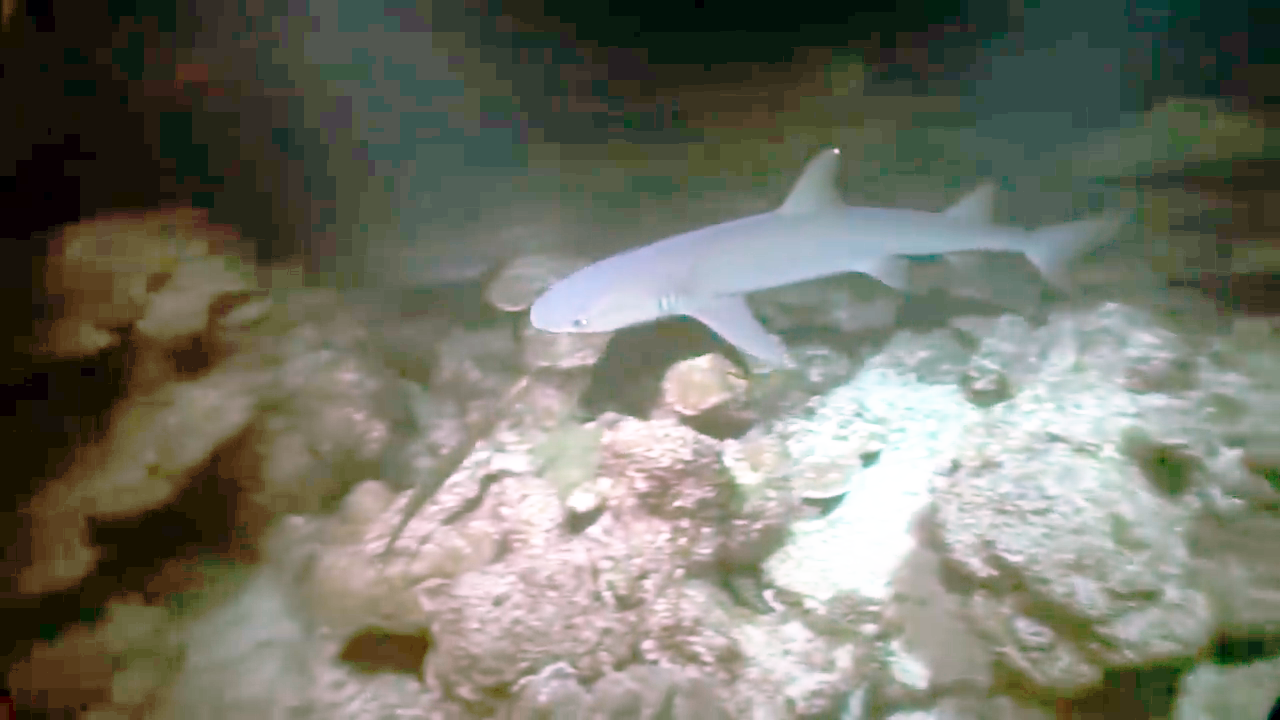
#> input picture RCG-Net/reference-780/12348.png, 1280 x 720 px, found by its file name; its folder holds only this picture in this run
$ python GetVar_Diff_RG_RB_GB.py
#> lines starting #> are read from the running program, lines starting #| are printed output that depends on the picture
# 获取 某个文件夹内所有图像的 RGB 三通道方差两两之差 的 直方图分布
import os
import cv2
import numpy as np
import matplotlib
import matplotlib.pyplot as plt

def compute_channel_variance_per_image(image_folder, IsOrNot=False):
#> called with image_folder = './reference-780', IsOrNot = False
    image_paths = [os.path.join(image_folder, f) for f in os.listdir(image_folder)
                   if f.endswith(('.png', '.jpg', '.jpeg', '.bmp'))]

    all_var_r, all_var_g, all_var_b = [], [], []
    var_mean_list = []
    mean_var_per_image = []
    rg_diff_list = []
    rb_diff_list = []
    gb_diff_list = []

    print("每张图像的通道方差信息：\n")

    for path in image_paths:
        image_name = os.path.basename(path)
        image = cv2.imread(path)  # BGR
#> image is the input picture: shape (720, 1280, 3); mean B, G, R 103.6, 116, 115.4
        if image is None:
            print(f"跳过无法读取的图像: {path}")
            continue

        if IsOrNot:
            image = cv2.resize(image, (256, 256))

        var_b = np.var(image[:, :, 0])
#> var_b = 5101.7
        var_g = np.var(image[:, :, 1])
#> var_g = 4107.1
        var_r = np.var(image[:, :, 2])
#> var_r = 4414.3
        var_mean = (var_r + var_g + var_b) / 3
#> var_mean = 4541

        all_var_b.append((image_name, var_b))
        all_var_g.append((image_name, var_g))
        all_var_r.append((image_name, var_r))
        var_mean_list.append(var_mean)
        mean_var_per_image.append((image_name, var_mean))

        rg_diff = abs(var_r - var_g)
#> rg_diff = 307.1
        rb_diff = abs(var_r - var_b)
#> rb_diff = 687.4
        gb_diff = abs(var_g - var_b)
#> gb_diff = 994.5

        rg_diff_list.append((image_name, rg_diff))
        rb_diff_list.append((image_name, rb_diff))
        gb_diff_list.append((image_name, gb_diff))

        print(f"{image_name}: R_var={var_r:.2f}, G_var={var_g:.2f}, B_var={var_b:.2f}, "
              f"Mean_var={var_mean:.2f}, |R-G|={rg_diff:.2f}, |R-B|={rb_diff:.2f}, |G-B|={gb_diff:.2f}")
#| 12348.png: R_var=4414.27, G_var=4107.14, B_var=5101.68, Mean_var=4541.03, |R-G|=307.13, |R-B|=687.41, |G-B|=994.54

    def format_extremes(data, name, mean_val):
        sorted_data = sorted(data, key=lambda x: x[1])
        s = f"\n{name}通道平均方差: {mean_val:.2f}\n  最大三值："
        for n, v in sorted(data[-3:], key=lambda x: -x[1]):
            s += f"\n    {n}: {v:.2f}"
        s += f"\n  最小三值："
        for n, v in sorted_data[:3]:
            s += f"\n    {n}: {v:.2f}"
        return s

    r_mean = np.mean([x[1] for x in all_var_r])
#> r_mean = 4414.3
    g_mean = np.mean([x[1] for x in all_var_g])
#> g_mean = 4107.1
    b_mean = np.mean([x[1] for x in all_var_b])
#> b_mean = 5101.7
    global_mean = np.mean(var_mean_list)
#> global_mean = 4541

    print(format_extremes(all_var_r, "R", r_mean))
#> in format_extremes, `sorted_data = sorted(data, key=lambda x: x[1])`: sorted_data = [('12348.png', 4414.3)]
#> the loop in format_extremes, `for n, v in sorted(data[-3:], key=lambda x: -x[1]):` made 1 pass
#> the loop in format_extremes, `for n, v in sorted_data[:3]:` made 1 pass
#| R通道平均方差: 4414.27
#|   最大三值：
#|     12348.png: 4414.27
#|   最小三值：
#|     12348.png: 4414.27
    print(format_extremes(all_var_g, "G", g_mean))
#> the loop in format_extremes (call 2), `for n, v in sorted(data[-3:], key=lambda x: -x[1]):` made 1 pass
#> (n, v) on pass 1: ('12348.png', 4107.1)
#> the loop in format_extremes (call 2), `for n, v in sorted_data[:3]:` made 1 pass
#| G通道平均方差: 4107.14
#|   最大三值：
#|     12348.png: 4107.14
#|   最小三值：
#|     12348.png: 4107.14
    print(format_extremes(all_var_b, "B", b_mean))
#| B通道平均方差: 5101.68
#|   最大三值：
#|     12348.png: 5101.68
#|   最小三值：
#|     12348.png: 5101.68

    sorted_mean_var = sorted(mean_var_per_image, key=lambda x: x[1])
#> sorted_mean_var = [('12348.png', 4541)]
    print(f"\n通道方差均值的全局平均: {global_mean:.2f}\n  最大三值：")
#| 通道方差均值的全局平均: 4541.03
#|   最大三值：
    for n, v in sorted(sorted_mean_var[-3:], key=lambda x: -x[1]):
        print(f"    {n}: {v:.2f}")
#> this loop made 1 pass
#> (printed output is left out)
    print("  最小三值：")
    for n, v in sorted_mean_var[:3]:
        print(f"    {n}: {v:.2f}")

    # 设置支持中文的字体（如 SimHei 或 Microsoft YaHei）
    matplotlib.rcParams['font.sans-serif'] = ['SimHei']  # 黑体
    matplotlib.rcParams['axes.unicode_minus'] = False    # 正常显示负号
    name_now = os.path.basename(os.path.normpath(image_folder))

    # 方差均值分布图
    plt.figure(figsize=(8, 5))
    bins = np.arange(0, max(var_mean_list) + 200, 200)   # 指定 每个 bin 的宽度都是 200
    plt.hist(var_mean_list, bins=bins, edgecolor='black', color='skyblue')
    below_5000 = sum(v < 5000 for v in var_mean_list)
#> below_5000 = 1
    percentage = (below_5000 / len(var_mean_list)) * 100
#> percentage = 100
    title_suffix = "-256" if IsOrNot else ""
    plt.title(f"{name_now}{title_suffix} 中 单张图像 的 三通道方差均值分布")
    plt.xlabel(f"方差  通道方差均值 < 5000 占比：{percentage:.2f}% ")
    plt.ylabel("图像数量")
    plt.grid(True, linestyle='--', alpha=0.6)
    plt.tight_layout()
    plt.savefig(f"var-{name_now}{title_suffix}.png")
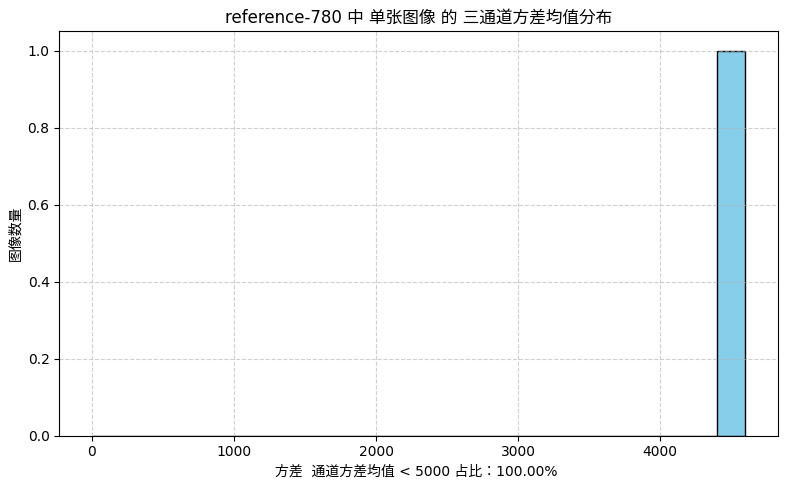
#> figure drawn by matplotlib, 1 panel; tallest bar 1 high, from x = 4400 to 4600
    print(f"\n方差均值分布图已保存为 var-{name_now}{title_suffix}.png")

    # 通用函数：绘制差值分布图并输出最大最小
    def plot_diff_hist(diff_list, label, color):
#> called with label = 'R-G', color = 'lightskyblue'
        values = [x[1] for x in diff_list]
#> values = [307.1]
        plt.figure(figsize=(8, 5))
        bins1 = np.arange(0, max(values) + 300, 300)   # 指定 每个 bin 的宽度都是 200
        plt.hist(values, bins=bins1, edgecolor='black', color=color)
        # plt.hist(values, bins=30, edgecolor='black', color=color)   # 指定要分成 30 个 bin（区间）
        plt.title(f"{name_now} 中 |{label}| 方差差值分布图")
        plt.xlabel("方差差值")
        plt.ylabel("图像数量")
        plt.grid(True, linestyle='--', alpha=0.6)
        plt.tight_layout()
        plt.savefig(f"var-{name_now}-diff-{label.replace('-', '')}.png")
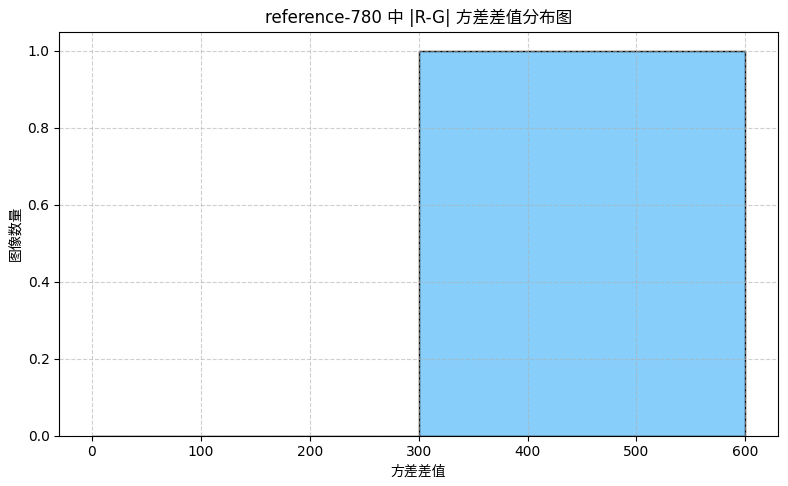
#> figure drawn by matplotlib, 1 panel
        print(f"\n|{label}| 方差差值分布图已保存。")
        print(f"\n|{label}| 最大三值：")
        for n, v in sorted(diff_list, key=lambda x: -x[1])[:3]:
            print(f"    {n}: {v:.2f}")
#> this loop made 1 pass
#> (n, v) on pass 1: ('12348.png', 307.1)
#> (printed output is left out)
        print(f"|{label}| 最小三值：")
        for n, v in sorted(diff_list, key=lambda x: x[1])[:3]:
            print(f"    {n}: {v:.2f}")

    # 分别绘制差值分布图
    plot_diff_hist(rg_diff_list, "R-G", "lightskyblue")
    plot_diff_hist(rb_diff_list, "R-B", "lightgreen")
#> call 2 of plot_diff_hist, with label = 'R-B', color = 'lightgreen'
#> in plot_diff_hist (call 2), `values = [x[1] for x in diff_list]`: values = [687.4]
#> in plot_diff_hist (call 2), `plt.savefig(f"var-{name_now}-diff-{label.replace('-', '')}.png")`:
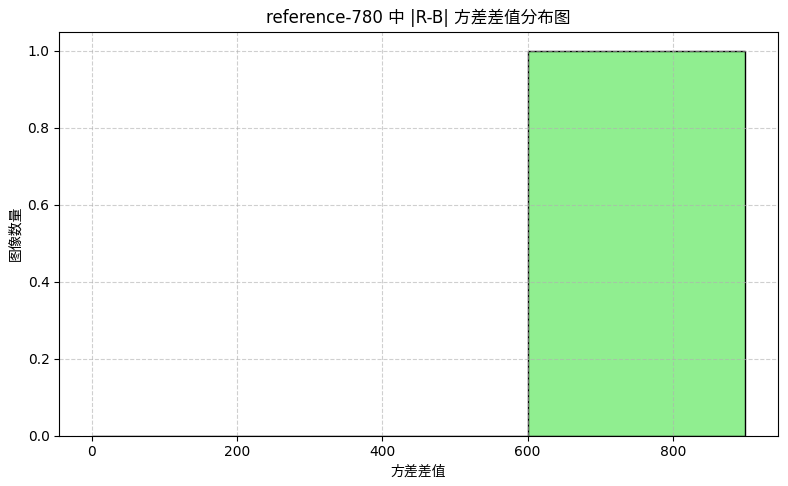
#> figure drawn by matplotlib, 1 panel; tallest bar 1 high, from x = 600 to 900
#> the loop in plot_diff_hist (call 2), `for n, v in sorted(diff_list, key=lambda x: -x[1])[:3]:` made 1 pass
#> (n, v) on pass 1: ('12348.png', 687.4)
#> (printed output is left out)
#> the loop in plot_diff_hist (call 2), `for n, v in sorted(diff_list, key=lambda x: x[1])[:3]:` made 1 pass
#> (printed output is left out)
    plot_diff_hist(gb_diff_list, "G-B", "lightcoral")
#> call 3 of plot_diff_hist, with label = 'G-B', color = 'lightcoral'
#> in plot_diff_hist (call 3), `values = [x[1] for x in diff_list]`: values = [994.5]
#> in plot_diff_hist (call 3), `plt.savefig(f"var-{name_now}-diff-{label.replace('-', '')}.png")`:
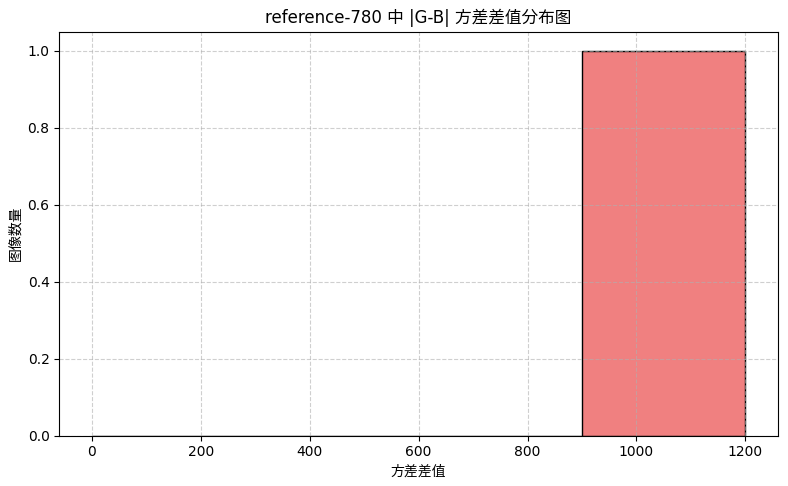
#> figure drawn by matplotlib, 1 panel; tallest bar 1 high, from x = 900 to 1200
#> the loop in plot_diff_hist (call 3), `for n, v in sorted(diff_list, key=lambda x: -x[1])[:3]:` made 1 pass
#> (n, v) on pass 1: ('12348.png', 994.5)
#> (printed output is left out)
#> the loop in plot_diff_hist (call 3), `for n, v in sorted(diff_list, key=lambda x: x[1])[:3]:` made 1 pass
#> (printed output is left out)

# 用法
folder = './reference-780'  # ← 替换为你的图像文件夹路径
is256 = False
compute_channel_variance_per_image(folder, IsOrNot=is256)

$ run again, on RCG-Net/reference-780/279_img_.png
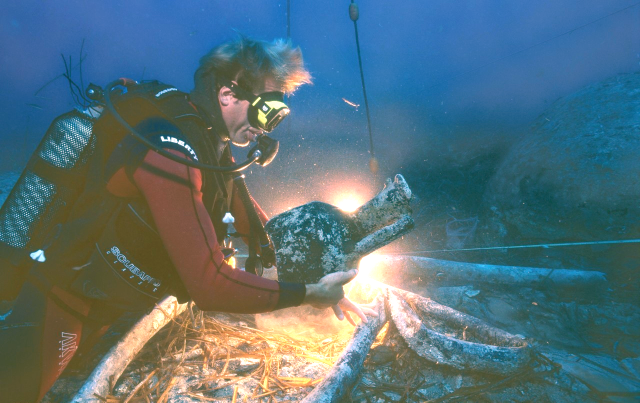
#> input picture RCG-Net/reference-780/279_img_.png, 1280 x 805 px, found by its file name (shown at 1/2 size)
#> in compute_channel_variance_per_image, image is the input picture: shape (805, 1280, 3); mean B, G, R 121.6, 113.1, 86.4
#> var_b = 2555.8
#> var_g = 1356.6
#> var_r = 3687.1
#> var_mean = 2533.1
#> rg_diff = 2330.5
#> rb_diff = 1131.3
#> gb_diff = 1199.2
#| 279_img_.png: R_var=3687.08, G_var=1356.57, B_var=2555.78, Mean_var=2533.14, |R-G|=2330.51, |R-B|=1131.30, |G-B|=1199.21
#> r_mean = 3687.1
#> g_mean = 1356.6
#> b_mean = 2555.8
#> global_mean = 2533.1
#> sorted_data = [('279_img_.png', 3687.1)]
#> the loop in format_extremes, `for n, v in sorted(data[-3:], key=lambda x: -x[1]):` made 1 pass
#> the loop in format_extremes, `for n, v in sorted_data[:3]:` made 1 pass
#| R通道平均方差: 3687.08
#|   最大三值：
#|     279_img_.png: 3687.08
#|   最小三值：
#|     279_img_.png: 3687.08
#> the loop in format_extremes (call 2), `for n, v in sorted(data[-3:], key=lambda x: -x[1]):` made 1 pass
#> (n, v) on pass 1: ('279_img_.png', 1356.6)
#> the loop in format_extremes (call 2), `for n, v in sorted_data[:3]:` made 1 pass
#| G通道平均方差: 1356.57
#|   最大三值：
#|     279_img_.png: 1356.57
#|   最小三值：
#|     279_img_.png: 1356.57
#| B通道平均方差: 2555.78
#|   最大三值：
#|     279_img_.png: 2555.78
#|   最小三值：
#|     279_img_.png: 2555.78
#> sorted_mean_var = [('279_img_.png', 2533.1)]
#| 通道方差均值的全局平均: 2533.14
#|   最大三值：
#> the loop in compute_channel_variance_per_image, `for n, v in sorted(sorted_mean_var[-3:], key=lambda x: -x[1]):` made 1 pass
#> (printed output is left out)
#> the loop in compute_channel_variance_per_image, `for n, v in sorted_mean_var[:3]:` made 1 pass
#> (printed output is left out)
#> below_5000 = 1
#> percentage = 100
#> values = [2330.5]
#> in plot_diff_hist, `plt.savefig(f"var-{name_now}-diff-{label.replace('-', '')}.png")`:
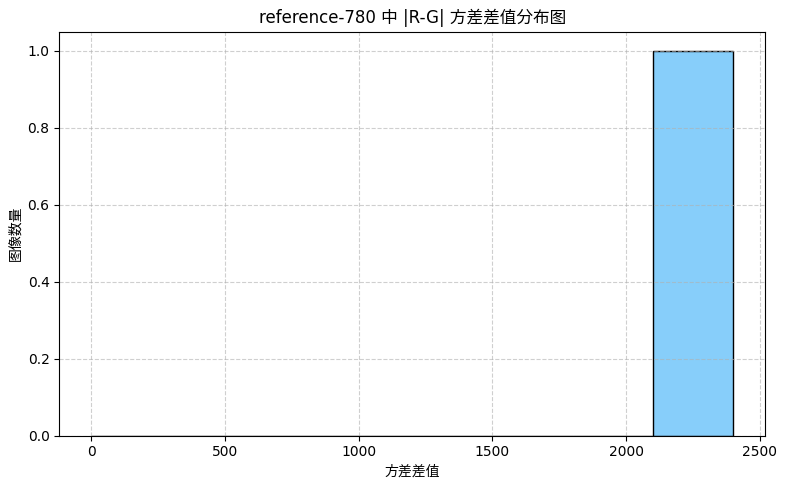
#> figure drawn by matplotlib, 1 panel; tallest bar 1 high, from x = 2100 to 2400
#> the loop in plot_diff_hist, `for n, v in sorted(diff_list, key=lambda x: -x[1])[:3]:` made 1 pass
#> (n, v) on pass 1: ('279_img_.png', 2330.5)
#> (printed output is left out)
#> the loop in plot_diff_hist, `for n, v in sorted(diff_list, key=lambda x: x[1])[:3]:` made 1 pass
#> (printed output is left out)
#> values = [1131.3]
#> in plot_diff_hist (call 2), `plt.savefig(f"var-{name_now}-diff-{label.replace('-', '')}.png")`:
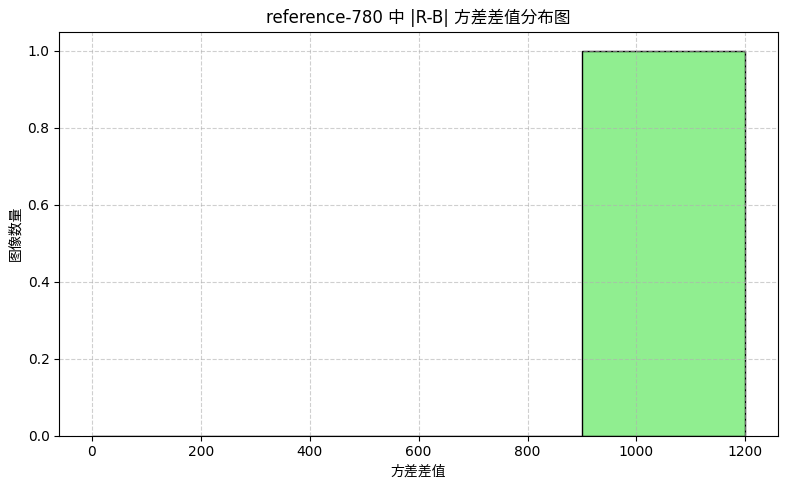
#> figure drawn by matplotlib, 1 panel; tallest bar 1 high, from x = 900 to 1200
#> the loop in plot_diff_hist (call 2), `for n, v in sorted(diff_list, key=lambda x: -x[1])[:3]:` made 1 pass
#> (n, v) on pass 1: ('279_img_.png', 1131.3)
#> (printed output is left out)
#> the loop in plot_diff_hist (call 2), `for n, v in sorted(diff_list, key=lambda x: x[1])[:3]:` made 1 pass
#> (printed output is left out)

$ run again, on RCG-Net/reference-780/395_img_.png
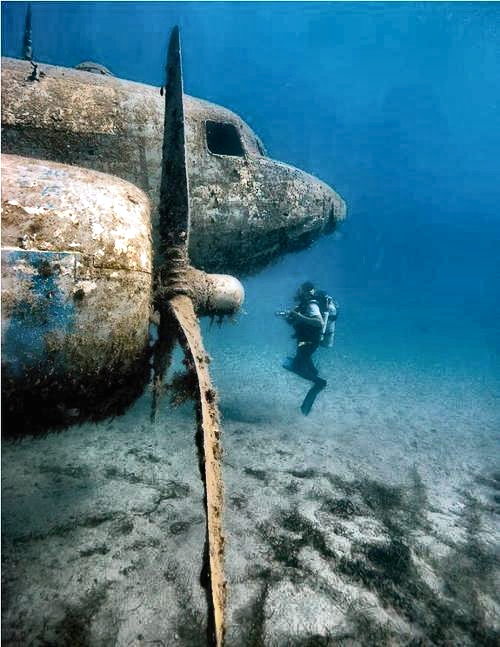
#> input picture RCG-Net/reference-780/395_img_.png, 500 x 647 px, found by its file name
#> in compute_channel_variance_per_image, image is the input picture: shape (647, 500, 3); mean B, G, R 133.9, 118.2, 72.5
#> var_b = 3199
#> var_g = 2347.3
#> var_r = 4389.4
#> var_mean = 3311.9
#> rg_diff = 2042.1
#> rb_diff = 1190.4
#> gb_diff = 851.6
#| 395_img_.png: R_var=4389.39, G_var=2347.32, B_var=3198.96, Mean_var=3311.89, |R-G|=2042.07, |R-B|=1190.43, |G-B|=851.64
#> r_mean = 4389.4
#> g_mean = 2347.3
#> b_mean = 3199
#> global_mean = 3311.9
#> sorted_data = [('395_img_.png', 4389.4)]
#> the loop in format_extremes, `for n, v in sorted(data[-3:], key=lambda x: -x[1]):` made 1 pass
#> the loop in format_extremes, `for n, v in sorted_data[:3]:` made 1 pass
#| R通道平均方差: 4389.39
#|   最大三值：
#|     395_img_.png: 4389.39
#|   最小三值：
#|     395_img_.png: 4389.39
#> the loop in format_extremes (call 2), `for n, v in sorted(data[-3:], key=lambda x: -x[1]):` made 1 pass
#> (n, v) on pass 1: ('395_img_.png', 2347.3)
#> the loop in format_extremes (call 2), `for n, v in sorted_data[:3]:` made 1 pass
#| G通道平均方差: 2347.32
#|   最大三值：
#|     395_img_.png: 2347.32
#|   最小三值：
#|     395_img_.png: 2347.32
#| B通道平均方差: 3198.96
#|   最大三值：
#|     395_img_.png: 3198.96
#|   最小三值：
#|     395_img_.png: 3198.96
#> sorted_mean_var = [('395_img_.png', 3311.9)]
#| 通道方差均值的全局平均: 3311.89
#|   最大三值：
#> the loop in compute_channel_variance_per_image, `for n, v in sorted(sorted_mean_var[-3:], key=lambda x: -x[1]):` made 1 pass
#> (printed output is left out)
#> the loop in compute_channel_variance_per_image, `for n, v in sorted_mean_var[:3]:` made 1 pass
#> (printed output is left out)
#> below_5000 = 1
#> percentage = 100
#> values = [2042.1]
#> the loop in plot_diff_hist, `for n, v in sorted(diff_list, key=lambda x: -x[1])[:3]:` made 1 pass
#> (n, v) on pass 1: ('395_img_.png', 2042.1)
#> (printed output is left out)
#> the loop in plot_diff_hist, `for n, v in sorted(diff_list, key=lambda x: x[1])[:3]:` made 1 pass
#> (printed output is left out)
#> values = [1190.4]
#> in plot_diff_hist (call 2), `plt.savefig(f"var-{name_now}-diff-{label.replace('-', '')}.png")`:
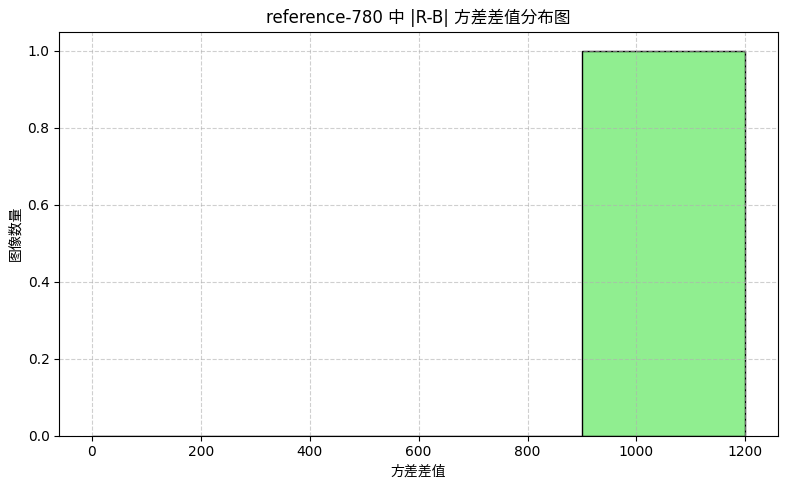
#> figure drawn by matplotlib, 1 panel; tallest bar 1 high, from x = 900 to 1200
#> the loop in plot_diff_hist (call 2), `for n, v in sorted(diff_list, key=lambda x: -x[1])[:3]:` made 1 pass
#> (n, v) on pass 1: ('395_img_.png', 1190.4)
#> (printed output is left out)
#> the loop in plot_diff_hist (call 2), `for n, v in sorted(diff_list, key=lambda x: x[1])[:3]:` made 1 pass
#> (printed output is left out)
#> values = [851.6]
#> in plot_diff_hist (call 3), `plt.savefig(f"var-{name_now}-diff-{label.replace('-', '')}.png")`:
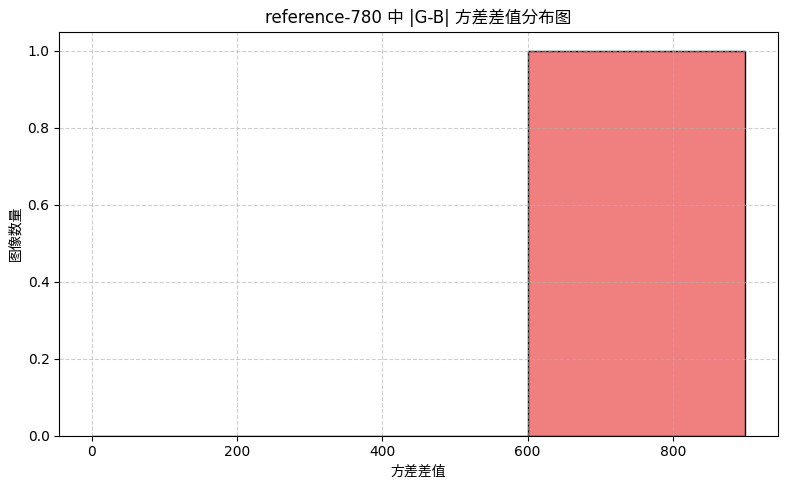
#> figure drawn by matplotlib, 1 panel; tallest bar 1 high, from x = 600 to 900
#> the loop in plot_diff_hist (call 3), `for n, v in sorted(diff_list, key=lambda x: -x[1])[:3]:` made 1 pass
#> (n, v) on pass 1: ('395_img_.png', 851.6)
#> (printed output is left out)
#> the loop in plot_diff_hist (call 3), `for n, v in sorted(diff_list, key=lambda x: x[1])[:3]:` made 1 pass
#> (printed output is left out)
